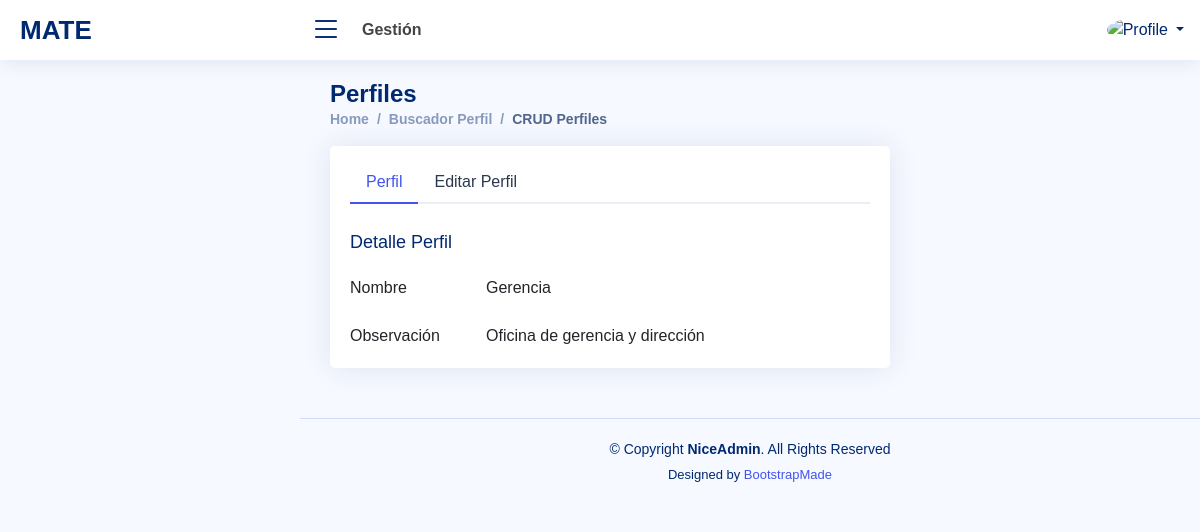
Before: /cruddisciplina.php?iddisciplina=3&accion=M (signed in) with the older database file.
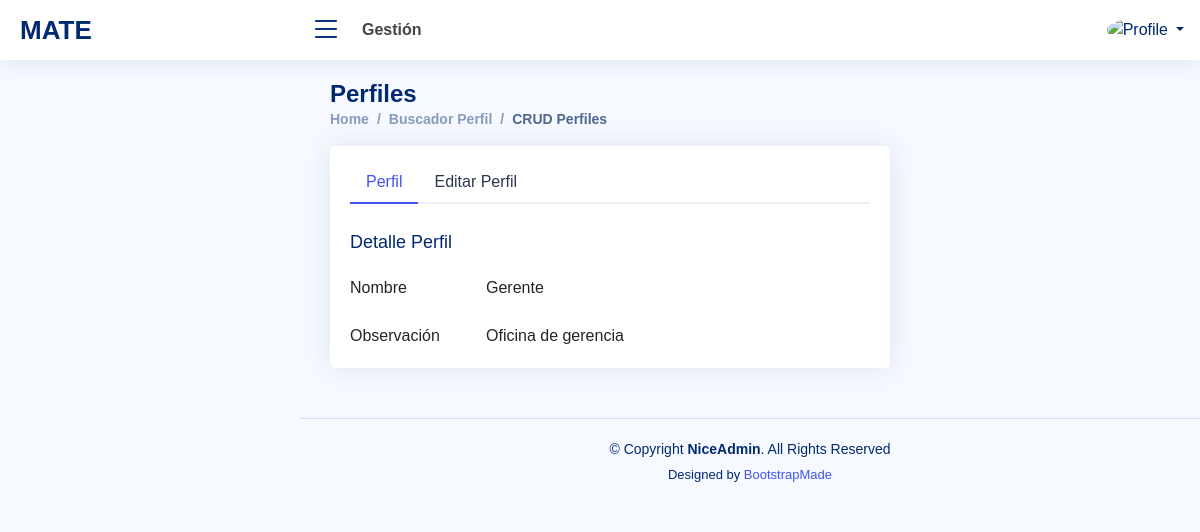
After: the same page with the newer database file.
### tables this page shows
CREATE TABLE `disciplinas` (
  `iddisciplina` int(11) NOT NULL AUTO_INCREMENT,
  `disciplina` varchar(30) DEFAULT NULL,
  `observacion` varchar(100) DEFAULT NULL,
  `accion` varchar(1) DEFAULT NULL,
  `idempleadoaccion` int(11) DEFAULT NULL,
  `fechaaccion` datetime DEFAULT NULL,
  PRIMARY KEY (`iddisciplina`)
);

### cruddisciplina.php (the view, shortened to what this page needs)
<?php
  include "configuracion/conexion.php";
  if (isset($_SESSION['id']))
  {
    $tipousu=$_SESSION['tipo'];
    $foto=$_SESSION['foto'];
    $nombrecorto=$_SESSION['nombrecorto'];
    $txtdisciplina="";
    $txtobservacion="";
    if (isset($_GET['iddisciplina']))
    {
       $iddisciplina=$_GET["iddisciplina"];
       $accion=$_GET["accion"];
      if ($accion=="OKELI")
      {
          $sql = "SELECT a.`disciplina`,a.`observacion`
                  FROM disciplinas a
                  WHERE a.iddisciplina=". $iddisciplina ." AND a.`accion`='B';";
          $accion="OK";
      }
      else
      {
          $sql = "SELECT a.`disciplina`,a.`observacion`
                  FROM disciplinas a
                  WHERE a.iddisciplina=". $iddisciplina ." AND a.`accion`!='B';";
      }
       $result = $cnx->query($sql);
      if (!$result)
      {
        die('Invalid query: ' . $mysqli->error);
      }
      else
      {
        while($row = mysqli_fetch_array($result))
        {
          $txtdisciplina=$row['disciplina'];
          $txtobservacion=$row["observacion"];
        }
      }
    }
  }
  else
  {
    header('Location: index.php');
    exit;
  }
?>
<!DOCTYPE html>
<html lang="en">
<head>
  <link href="assets/font/Open_Sans.css" rel="stylesheet">
  <link href="assets/vendor/bootstrap/css/bootstrap.min.css" rel="stylesheet">
  <link href="assets/vendor/bootstrap-icons/bootstrap-icons.css" rel="stylesheet">
  <link href="assets/vendor/boxicons/css/boxicons.min.css" rel="stylesheet">
  <link href="assets/vendor/quill/quill.snow.css" rel="stylesheet">
  <link href="assets/vendor/quill/quill.bubble.css" rel="stylesheet">
  <link href="assets/vendor/remixicon/remixicon.css" rel="stylesheet">
  <link href="assets/vendor/simple-datatables/style.css" rel="stylesheet">
  <link href="assets/css/style.css" rel="stylesheet">
</head>
<body>
  <header id="header" class="header fixed-top d-flex align-items-center">
    <div class="d-flex align-items-center justify-content-between">
      <a href="index.html" class="logo d-flex align-items-center">
        <span class="d-none d-lg-block"><?php echo $_SESSION['nombreapp']; ?></span>
      </a>
      <i class="bi bi-list toggle-sidebar-btn"></i>
    </div>
    <div class="search-bar">
      <strong>Gestión</strong>
    </div>
    <nav class="header-nav ms-auto">
      <ul class="d-flex align-items-center">
        <li class="nav-item dropdown pe-3">
          <a class="nav-link nav-profile d-flex align-items-center pe-0" href="#" data-bs-toggle="dropdown">
          <img src="assets/img/<?php echo $foto; ?>" alt="Profile" class="rounded-circle">
          <span class="d-none d-md-block dropdown-toggle ps-2"><?php echo $nombrecorto; ?></span>
          </a>
        </li>
      </ul>
    </nav>
  </header>
  <main id="main" class="main">
    <div class="pagetitle">
      <h1>Perfiles</h1>
      <nav>
        <ol class="breadcrumb">
          <li class="breadcrumb-item">
          <?php
            if (($tipousu=="Administración")||($tipousu=="Gerente")) echo "<a href='home.php'>Home</a>";
            else
            {
              echo "<a href='atenderordenes.php?ver=P'>Home</a>";
            }
          ?>
          </li>
          <li class="breadcrumb-item"><a href="buscadordisciplinas.php">Buscador Perfil</a></li>
          <li class="breadcrumb-item active">CRUD Perfiles</li>
        </ol>
      </nav>
    </div>
    <section class="section">
      <div class="row">
        <div class="col-lg-12">
          <div class="col-xl-8">
            <div class="card">
              <div class="card-body pt-3">
                <ul class="nav nav-tabs nav-tabs-bordered">
                  <li class="nav-item">
                    <button class="nav-link active" data-bs-toggle="tab" data-bs-target="#profile-overview">Perfil</button>
                  </li>
                  <li class="nav-item">
                    <button class="nav-link" data-bs-toggle="tab" data-bs-target="#profile-edit">Editar Perfil</button>
                  </li>
                </ul>
                <div class="tab-content pt-2">
                  <div class="tab-pane fade show active profile-overview" id="profile-overview">
                    <h5 class="card-title">Detalle Perfil</h5>
                    <div class="row">
                      <div class="col-lg-3 col-md-4 label ">Nombre</div>
                      <div class="col-lg-9 col-md-8"><?php echo $txtdisciplina; ?></div>
                    </div>
                    <div class="row">
                      <div class="col-lg-3 col-md-4 label ">Observación</div>
                      <div class="col-lg-9 col-md-8"><?php echo $txtobservacion; ?></div>
                    </div>
                  </div>
                </div>
              </div>
            </div>
          </div>
        </div>
      </div>
    </section>
  </main>
  <footer id="footer" class="footer">
    <div class="copyright">
      &copy; Copyright <strong><span>NiceAdmin</span></strong>. All Rights Reserved
    </div>
    <div class="credits">
      Designed by <a href="https://bootstrapmade.com/">BootstrapMade</a>
    </div>
  </footer>
</body>
</html>

Changed rows visible on the page:
changed disciplinas: disciplina "Gerencia" → "Gerente"; observacion "Oficina de gerencia y dirección" → "Oficina de gerencia"
